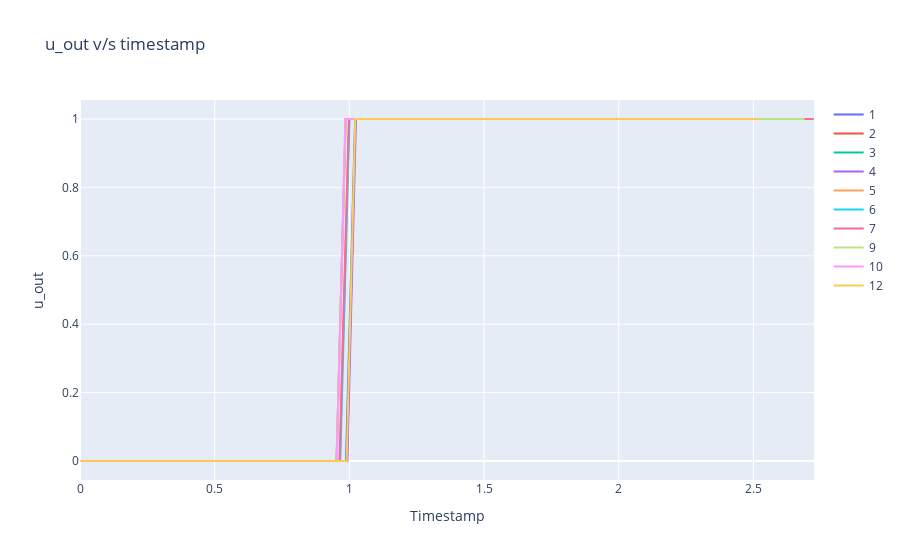

Notebook cell for this chart:
### Code cell
# Create traces
fig = go.Figure()
for id_ in list(set(train['breath_id']))[:10]:
    fig.add_trace(go.Scatter(x=train[train['breath_id']==id_]['time_step'], y=train[train['breath_id']==id_]['u_out'],
                        mode='lines',
                        name=str(id_)))
    
fig.update_layout(title='u_out v/s timestamp',
                   xaxis_title='Timestamp',
                   yaxis_title='u_out')

fig.show()
